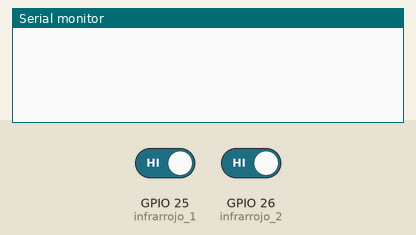
Simulated run of this sketch. Board: ESP32. Shown: the last lines printed to the serial monitor. The inputs (shaded band) are chosen by the test bench; at power-on: GPIO 25 (infrarrojo_1) HIGH, GPIO 26 (infrarrojo_2) HIGH.

Above: at 1.2 s.
1.3 s: GPIO 25 (infrarrojo_1) driven LOW
At 2.0 s:
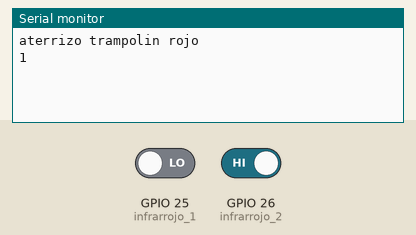
2.8 s: GPIO 26 (infrarrojo_2) driven LOW
At 3.3 s:
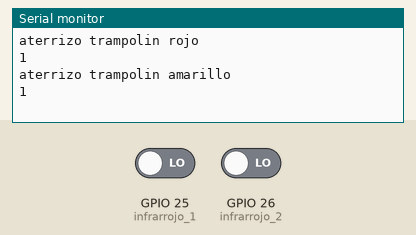
4.3 s: GPIO 25 (infrarrojo_1) driven HIGH
At 5.5 s:
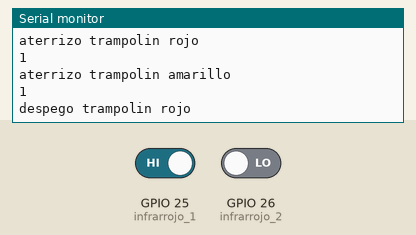
5.8 s: GPIO 26 (infrarrojo_2) driven HIGH
At 6.6 s:
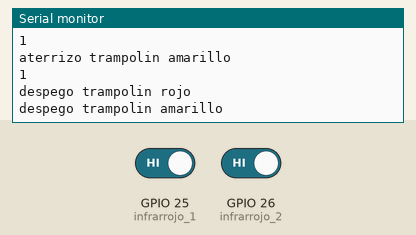

The sketch:

esp32_firmware.ino
```cpp
const int infrarrojo_1 = 25; // rojo
const int infrarrojo_2 = 26; // amarillo

int estado_anterior_1 = 1; // 0: lona, 1: aire
int estado_anterior_2 = 1; // 0: lona, 1: aire

int contador_1 = 0;
int contador_2 = 0;

unsigned long tiempo_previo = 0;
const long tiempo_espera = 5 ;


void setup() {
  pinMode(infrarrojo_1, INPUT);
  pinMode(infrarrojo_2, INPUT);
  Serial.begin(115200);

}

void loop() {

    if (millis() - tiempo_previo >= tiempo_espera) {
      tiempo_previo = millis();

    // trampolin 1
    if(digitalRead(infrarrojo_1) == 0 && estado_anterior_1 == 1) {
      Serial.println("aterrizo trampolin rojo");
      estado_anterior_1 = 0;
      contador_1 += 1;
      Serial.println(contador_1);
    }

    if(digitalRead(infrarrojo_1) == 1 && estado_anterior_1 == 0) {
      Serial.println("despego trampolin rojo");
      estado_anterior_1 = 1;
    }
    // trampolin 2

    if(digitalRead(infrarrojo_2) == 0 && estado_anterior_2 == 1) {
      Serial.println("aterrizo trampolin amarillo");
      estado_anterior_2 = 0;
      contador_2 += 1;
      Serial.println(contador_2);
    }

    if(digitalRead(infrarrojo_2) == 1 && estado_anterior_2 == 0) {
      Serial.println("despego trampolin amarillo");
      estado_anterior_2 = 1;
    }
    }

}
```

Measured:
- after the input at 1.3 s, the serial monitor: prints a new line at once (image 1)
- after the input at 2.8 s, the serial monitor: prints a new line at once (image 2)
- after the input at 4.3 s, the serial monitor: prints a new line at once (image 3)
- after the input at 5.8 s, the serial monitor: prints a new line at once (image 4)
